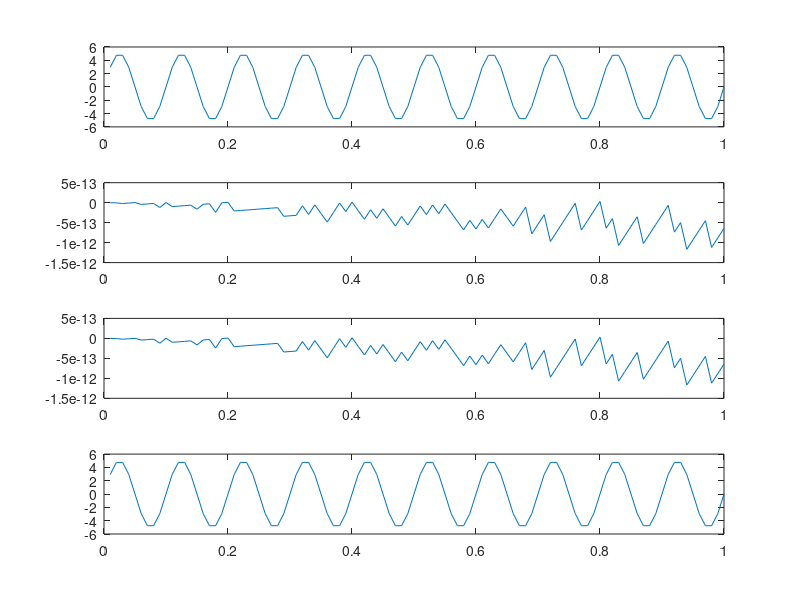
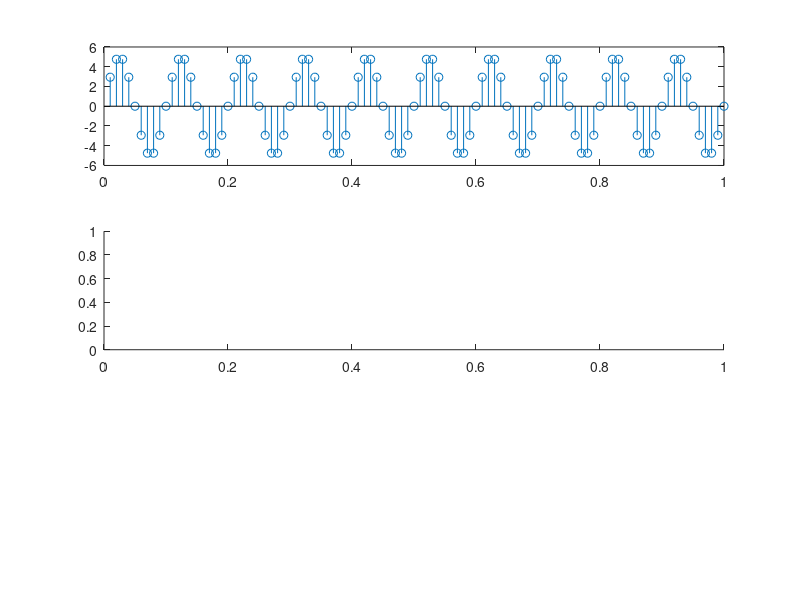

Write MATLAB code to recreate these figures, in order. (Note: this script raises an error after producing the figures.)
N=100;
t=(1:100)/N;
y1=5*sin(2*pi*10*t);
y2=2*sin(2*pi*500*t);
y3=1*sin(2*pi*1000*t);
y4=y1+y2+y3;
figure(1);
subplot(4,1,1);
plot(t,y1);
subplot(4,1,2);
plot(t,y2);
subplot(4,1,3);
plot(t,y3);
subplot(4,1,4);
plot(t,y4);

figure(2);      
hn= [0,-0.2,1.4,-0.2,0];        
subplot(3,1,1);
stem(t,y4);
subplot(3,1,2);
stem(t,hn);
yn=conv(y4,hn);
subplot(3,1,3);
stem(t,yn);
